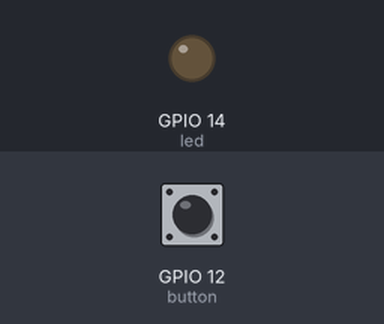
A program run on a simulated ESP32. Shown: output pins drawn as LEDs (lit = HIGH). Dashed ring = blinking. Inputs (shaded band) come from the test bench; at power-on: GPIO 12 (button) HIGH. What the program prints to the serial monitor is not drawn.

Above: at 1.2 s.
1.3 s: GPIO 12 (button) pulled LOW for 1 s
At 3.3 s:
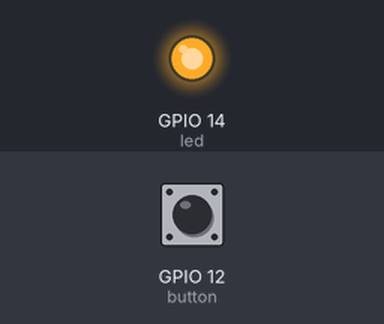
3.8 s: GPIO 12 (button) pulled LOW for 0.25 s
At 4.7 s:
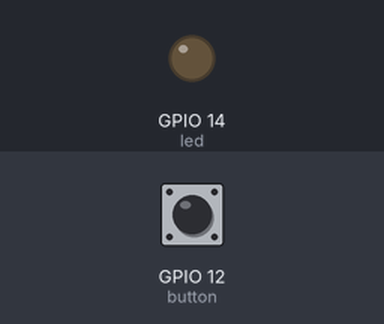
5.5 s: GPIO 12 (button) pulled LOW for 3.2 s
At 5.7 s:
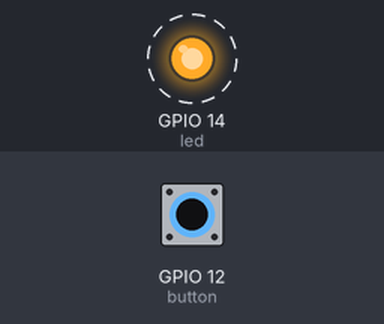
Timing chart, 0 to 9.8 s (numbered marks = the images above; inputs shaded):
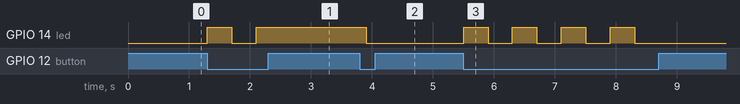

Measured:
- after the input at 1.3 s, GPIO 14 (led): LOW → HIGH at once, → LOW 0.40 s later, → HIGH 0.40 s later
- after the input at 3.8 s, GPIO 14 (led): HIGH → LOW after 0.10 s
- after the input at 5.5 s, GPIO 14 (led): alternates HIGH for 0.40 s and LOW for 0.40 s, 8 changes in all, then stays LOW, starting at once

The program:

main.cpp
```cpp
#include <Arduino.h>

const short led = 14;
const short button = 12;

void serialLedControl(char* led_status, char* last_led_status);
void buttonLedControl(char* led_status, char* last_led_status);

void setup()
{
  pinMode(led, OUTPUT);
  pinMode(button, INPUT_PULLUP);
  Serial.begin(9600);
}

void loop()
{
  static char led_status = 'd';
  static char last_led_status = 0;

  serialLedControl(&led_status, &last_led_status);
  delay(100);
  buttonLedControl(&led_status, &last_led_status);
  delay(100);
}

void serialLedControl(char* led_status, char* last_led_status)
{
  if (Serial.available() > 0)
  {
    String command = Serial.readStringUntil('\n');

    if (command == "1")
    {
      digitalWrite(led, HIGH);
      *led_status = 'l';
    }
    else if (command == "0")
    {
      digitalWrite(led, LOW);
      *led_status = 'd';
    }

    if (*last_led_status != *led_status || command == "2")
    {
      Serial.print(*led_status);
      *last_led_status = *led_status;
    }
  }
}

void buttonLedControl(char* led_status, char* last_led_status)
{
  if (!digitalRead(button))
  {
    digitalWrite(led, !digitalRead(led));
    *led_status = *led_status == 'l' ? 'd' : 'l';
    delay(200);

    if (Serial.availableForWrite() > 0)
    {
      if (*last_led_status != *led_status)
      {
        Serial.print(*led_status);
        *last_led_status = *led_status;
      }
    }
  }
}
```
